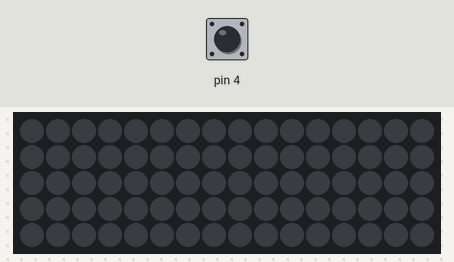
The sketch below on a simulated Arduino Uno, built with avr-gcc and run on an emulated ATmega328P. Shown: 16×5 RGB LED matrix (first LED top left, wired row by row). Inputs (shaded band) come from the test bench; at power-on: pin 4 LOW. Dim RGB values are drawn brighter than linear; random numbers use the default seed unless the sketch sets one.

Above: at 1.2 s.
1.3 s: pin 4 driven HIGH
At 1.49 s:
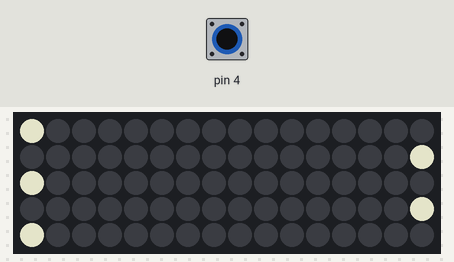
3.7 s: pin 4 driven LOW
At 3.85 s:
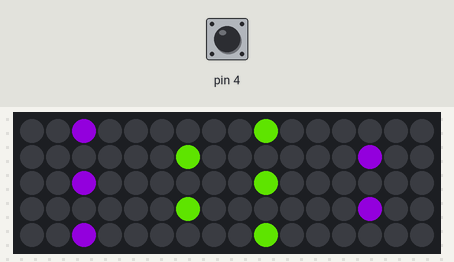
5.2 s: pin 4 driven HIGH
At 5.83 s:
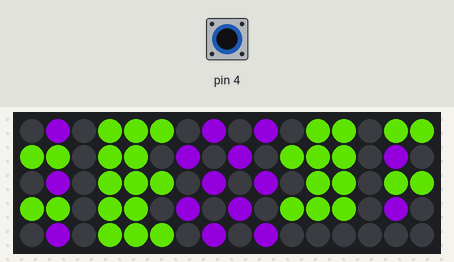
7.1 s: pin 4 pulsed LOW 2 times (0.12 s each, 0.3 s apart)
At 7.56 s:
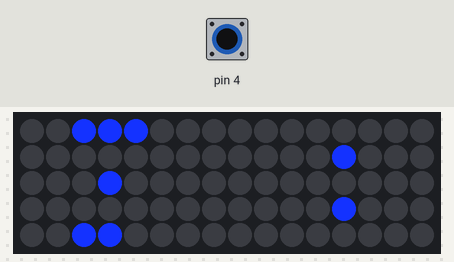
9.2 s: pin 4 pulsed LOW 5 times (0.12 s each, 0.3 s apart)
At 9.78 s:
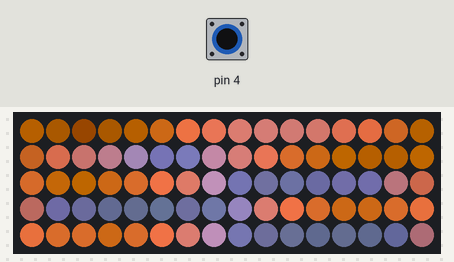

The sketch:

LED_Stripe_C.ino
```cpp
#include "FastLED.h"
#define NUM_LEDS 80
#define DATA_PIN 6
CRGB leds[NUM_LEDS];
int chosenSlots[NUM_LEDS + 1];
const uint8_t kMatrixWidth  = 16;
const uint8_t kMatrixHeight = 5;
const bool    kMatrixSerpentineLayout = false;
#define MAX_DIMENSION ((kMatrixWidth>kMatrixHeight) ? kMatrixWidth : kMatrixHeight)
static uint16_t x;
static uint16_t y;
static uint16_t z;
uint16_t speed = 1;
uint16_t scale = 16;
uint8_t noise[MAX_DIMENSION][MAX_DIMENSION];

CRGBPalette16 currentPalette( PartyColors_p );
uint8_t       colorLoop = 1;

int eightOrder[] = {0, 1, 2, 16, 18, 32, 33, 34, 48, 50, 64, 65, 66};
int eightMaxIndex = sizeof(eightOrder) / sizeof(eightOrder[0]);
int oneOrder[] = {0, 1, 2, 17, 33, 49, 64, 65};
int oneMaxIndex = sizeof(oneOrder) / sizeof(oneOrder[0]);
int twoOrder[] = {0, 1, 2, 16, 32, 33, 34, 50, 66, 65, 64};
int twoMaxIndex = sizeof(twoOrder) / sizeof(twoOrder[0]);
int threeOrder[] = {0, 1, 2, 18, 32, 33, 34, 50, 64, 65, 66};
int threeMaxIndex = sizeof(threeOrder) / sizeof(threeOrder[0]);
int fourOrder[] = {2, 18, 32, 33, 34, 48, 50, 64, 66};
int fourMaxIndex = sizeof(fourOrder) / sizeof(fourOrder[0]);
int fiveOrder[] = {0, 1, 2, 18, 32, 33, 34, 48, 64, 65, 66};
int fiveMaxIndex = sizeof(fiveOrder) / sizeof(fiveOrder[0]);
int sixOrder[] = {0, 1, 2, 16, 18, 32, 33, 34, 48, 64, 65, 66};
int sixMaxIndex = sizeof(sixOrder) / sizeof(sixOrder[0]);
int sevenOrder[] = {2, 18, 34, 50, 64, 65, 66};
int sevenMaxIndex = sizeof(sevenOrder) / sizeof(sevenOrder[0]);
int nineOrder[] = {0, 1, 2, 18, 32, 33, 34, 48, 50, 64, 65, 66};
int nineMaxIndex = sizeof(nineOrder) / sizeof(nineOrder[0]);
int zeroOrder[] = {0, 1, 2, 16, 18, 32, 34, 48, 50, 64, 65, 66};
int zeroMaxIndex = sizeof(zeroOrder) / sizeof(zeroOrder[0]);

int countN;

int buttonPushCounter = 0;
int buttonState = 0;
int lastButtonState = 0;

CHSV colorP[] = {CHSV(0, 150, 100), CHSV(20, 255, 15), CHSV(50, 150, 50), CHSV(120, 150, 50), CHSV(140, 200, 50),
                 CHSV(200, 150, 50), CHSV(220, 150, 50)
                }; // add as many as you like - nothing should break!
// color palette not used in this demo!

int maxIndex = sizeof(colorP) / sizeof(colorP[0]);

void setup() {
  FastLED.addLeds<NEOPIXEL, DATA_PIN>(leds, NUM_LEDS);
  pinMode(4, INPUT);
  fillUpArray();
  x = random16();
  y = random16();
  z = random16();
  SetupRandomPalette();
}


void fillUpArray() {
  for (int i = 0; i < 74; i++) {
    chosenSlots[i] = i; // fill up the array with index numbers
  }
}

void fillnoise8() {
  // If we're runing at a low "speed", some 8-bit artifacts become visible
  // from frame-to-frame.  In order to reduce this, we can do some fast data-smoothing.
  // The amount of data smoothing we're doing depends on "speed".
  uint8_t dataSmoothing = 1;
  if ( speed < 50) {
    dataSmoothing = 200 - (speed * 4);
  }

  for (int i = 0; i < MAX_DIMENSION; i++) {
    int ioffset = scale * i;
    for (int j = 0; j < MAX_DIMENSION; j++) {
      int joffset = scale * j;

      uint8_t data = inoise8(x + ioffset, y + joffset, z);

      // The range of the inoise8 function is roughly 16-238.
      // These two operations expand those values out to roughly 0..255
      // You can comment them out if you want the raw noise data.
      data = qsub8(data, 16);
      data = qadd8(data, scale8(data, 39));

      if ( dataSmoothing ) {
        uint8_t olddata = noise[i][j];
        uint8_t newdata = scale8( olddata, dataSmoothing) + scale8( data, 256 - dataSmoothing);
        data = newdata;
      }

      noise[i][j] = data;
    }
  }

  z += speed;

  // apply slow drift to X and Y, just for visual variation.
  x += speed / 16;
  y -= speed / 32;
}

void mapNoiseToLEDsUsingPalette()
{
  static uint8_t ihue = 0;

  for (int i = 0; i < kMatrixWidth; i++) {
    for (int j = 0; j < kMatrixHeight; j++) {
      // We use the value at the (i,j) coordinate in the noise
      // array for our brightness, and the flipped value from (j,i)
      // for our pixel's index into the color palette.

      uint8_t index = noise[j][i];
      uint8_t bri =   noise[i][j];

      // if this palette is a 'loop', add a slowly-changing base value
      if ( colorLoop) {
        index += ihue;
      }

      // brighten up, as the color palette itself often contains the
      // light/dark dynamic range desired
      if ( bri > 127 ) {
        bri = 255;
      } else {
        bri = dim8_raw( bri * 2);
      }

      CRGB color = ColorFromPalette( currentPalette, index, bri);
      leds[XY(i, j)] = color;
    }
  }

  ihue += 1;
}

void loop() {

  buttonState = digitalRead(4);

  if (buttonState != lastButtonState) {
    if (buttonState == HIGH) {
      buttonPushCounter++;
      if (buttonPushCounter > 5) {
        buttonPushCounter = 0;
      }
    }
  } else {

    if (buttonPushCounter == 2) {

      static float offset1;
      static float offset2;

      offset1 = offset1 + 0.05; // note that these are floats

      FastLED.clear();  // set them all to black before beginning

      for (int i = 0; i < 74; i++) {

        if ((i + (int)offset1) % 16 == 0 ) {   // note cast back to int
          leds[i] = CRGB(70, 170, 0);
        }

        if ((i + (int)offset1) % 16 == 2 ) {  // note cast back to int
          leds[i] += CRGB(100, 0, 150);
        }

        if ((i + (int)offset1) % 16 == 4 ) {  // note cast back to int
          leds[i] += CRGB(70, 170, 0);
        }

        if ((i + (int)offset1) % 16 == 5 ) {  // note cast back to int
          leds[i] += CRGB(70, 170, 0);
        }

        if ((i + (int)offset1) % 16 == 6 ) {  // note cast back to int
          leds[i] += CRGB(70, 170, 0);
        }

        if ((i + (int)offset1) % 16 == 8 ) {  // note cast back to int
          leds[i] += CRGB(100, 0, 150);
        }

        if ((i + (int)offset1) % 16 == 10 ) {  // note cast back to int
          leds[i] += CRGB(100, 0, 150);
        }

        if ((i + (int)offset1) % 16 == 12 ) {  // note cast back to int
          leds[i] += CRGB(70, 170, 0);
        }

        if ((i + (int)offset1) % 16 == 13 ) {  // note cast back to int
          leds[i] += CRGB(70, 170, 0);
        }

        if ((i + (int)offset1) % 16 == 15 ) {  // note cast back to int
          leds[i] += CRGB(70, 170, 0);
        }
      }
    }

    if (buttonPushCounter == 1) {

      static float offset3;
      static float offset4;

      offset3 = offset3 + 0.25; // note that these are floats
      offset4 = offset4 - 0.6;  // we will need to cast them back to
      //                        // ints before using modulo operator

      FastLED.clear();  // set them all to black before beginning

      for (int i = 0; i < 74; i++) {

        if ((i + (int)offset3) % 16 == 0 ) {   // note cast back to int
          leds[i] = CRGB(100, 0, 150);
        }

        if ((i + (int)offset4) % 16 == 0 ) {  // note cast back to int
          leds[i] += CRGB(70, 170, 0);
        }
      }
    }

    if (buttonPushCounter == 3) {
      static float offset5;

      offset5 = offset5 + 0.25; // note that these are floats


      if (offset5 > 13) {
        offset5 = 0;
        countN = countN + 1;
        if (countN > 9) {
          countN = 0;
        }
      }


      FastLED.clear();

      if (countN == 0) {
        for (int i = 0; i <= 74; i++) {
          for (int l = 0; l < oneMaxIndex; l++) {
            int k = oneOrder[l];
            if ((i - (int)offset5) % 74 == k ) {   // note cast back to int
              leds[i] = CRGB(20, 50, 255);
            }
          }
        }
      }

      if (countN == 1) {
        for (int i = 0; i <= 74; i++) {
          for (int l = 0; l < twoMaxIndex; l++) {
            int k = twoOrder[l];
            if ((i - (int)offset5) % 74 == k ) {   // note cast back to int
              leds[i] = CRGB(50, 100, 200);
            }
          }
        }
      }

      if (countN == 2) {
        for (int i = 0; i <= 74; i++) {
          for (int l = 0; l < threeMaxIndex; l++) {
            int k = threeOrder[l];
            if ((i - (int)offset5) % 74 == k ) {   // note cast back to int
              leds[i] = CRGB(70, 150, 150);
            }
          }
        }
      }

      if (countN == 3) {
        for (int i = 0; i <= 74; i++) {
          for (int l = 0; l < fourMaxIndex; l++) {
            int k = fourOrder[l];
            if ((i - (int)offset5) % 74 == k ) {   // note cast back to int
              leds[i] = CRGB(50, 150, 50);
            }
          }
        }
      }

      if (countN == 4) {
        for (int i = 0; i <= 74; i++) {
          for (int l = 0; l < fiveMaxIndex; l++) {
            int k = fiveOrder[l];
            if ((i - (int)offset5) % 74 == k ) {   // note cast back to int
              leds[i] = CRGB(100, 200, 20);
            }
          }
        }
      }

      if (countN == 5) {
        for (int i = 0; i <= 74; i++) {
          for (int l = 0; l < sixMaxIndex; l++) {
            int k = sixOrder[l];
            if ((i - (int)offset5) % 74 == k ) {   // note cast back to int
              leds[i] = CRGB(150, 255, 20);
            }
          }
        }
      }

      if (countN == 6) {
        for (int i = 0; i <= 74; i++) {
          for (int l = 0; l < sevenMaxIndex; l++) {
            int k = sevenOrder[l];
            if ((i - (int)offset5) % 74 == k ) {   // note cast back to int
              leds[i] = CRGB(150, 100, 20);
            }
          }
        }
      }

      if (countN == 7) {
        for (int i = 0; i <= 74; i++) {
          for (int l = 0; l < eightMaxIndex; l++) {
            int k = eightOrder[l];
            if ((i - (int)offset5) % 74 == k ) {   // note cast back to int
              leds[i] = CRGB(200, 100, 20);
            }
          }
        }
      }

      if (countN == 8) {
        for (int i = 0; i <= 74; i++) {
          for (int l = 0; l < nineMaxIndex; l++) {
            int k = nineOrder[l];
            if ((i - (int)offset5) % 74 == k ) {   // note cast back to int
              leds[i] = CRGB(255, 120, 50);
            }
          }
        }
      }

      if (countN == 9) {
        for (int i = 0; i <= 74; i++) {
          for (int l = 0; l < zeroMaxIndex; l++) {
            int k = zeroOrder[l];
            if ((i - (int)offset5) % 74 == k ) {   // note cast back to int
              leds[i] = CRGB(255, 150, 150);
            }
          }
        }
      }
    }
  }

  if (buttonPushCounter == 4) {
    static int pixIndex = NUM_LEDS;   // index for pixels
    static int arrayIndex = 0; // index for the color array
    static CHSV color = CHSV(0, 200, 150);

    int randNo = random(pixIndex); // choose a random pixel from array
    int randPix = chosenSlots[randNo]; // get its value

    leds[randPix] = color;
    color.hue = color.hue + (random(17) - 8); // random walk
    color.sat = color.sat + (random(7) - 3); // random walk
    color.value = color.value + (random(11) - 5);
    FastLED.show();
    delay(1);

    --pixIndex;
    chosenSlots[randNo] = chosenSlots[pixIndex];

    if (pixIndex == 0) {    // if all done - start over
      fillUpArray();        // reset array
      pixIndex = NUM_LEDS;  // reset pixIndex
      FastLED.show();
    }
  }

  if (buttonPushCounter == 5) {
    ChangePaletteAndSettingsPeriodically();
    fillnoise8();
    mapNoiseToLEDsUsingPalette();
  }


  FastLED.show();
  delay(15);
  // controls the speed

  lastButtonState = buttonState;
}

#define HOLD_PALETTES_X_TIMES_AS_LONG 1

void ChangePaletteAndSettingsPeriodically()
{
  return;

  uint8_t secondHand = ((millis() / 1000) / HOLD_PALETTES_X_TIMES_AS_LONG) % 60;
  static uint8_t lastSecond = 99;

  if ( lastSecond != secondHand) {
    lastSecond = secondHand;
    if ( secondHand ==  0)  {
      currentPalette = RainbowColors_p;
      speed = 20;
      scale = 30;
      colorLoop = 1;
    }
    if ( secondHand ==  5)  {
      SetupPurpleAndGreenPalette();
      speed = 10;
      scale = 50;
      colorLoop = 1;
    }
    if ( secondHand == 10)  {
      SetupBlackAndWhiteStripedPalette();
      speed = 20;
      scale = 30;
      colorLoop = 1;
    }
    if ( secondHand == 15)  {
      currentPalette = ForestColors_p;
      speed =  8;
      scale = 120;
      colorLoop = 0;
    }
    if ( secondHand == 20)  {
      currentPalette = CloudColors_p;
      speed =  4;
      scale = 30;
      colorLoop = 0;
    }
    if ( secondHand == 25)  {
      currentPalette = LavaColors_p;
      speed =  8;
      scale = 50;
      colorLoop = 0;
    }
    if ( secondHand == 30)  {
      currentPalette = OceanColors_p;
      speed = 20;
      scale = 90;
      colorLoop = 0;
    }
    if ( secondHand == 35)  {
      currentPalette = PartyColors_p;
      speed = 20;
      scale = 30;
      colorLoop = 1;
    }
    if ( secondHand == 40)  {
      SetupRandomPalette();
      speed = 20;
      scale = 20;
      colorLoop = 1;
    }
    if ( secondHand == 45)  {
      SetupRandomPalette();
      speed = 50;
      scale = 50;
      colorLoop = 1;
    }
    if ( secondHand == 50)  {
      SetupRandomPalette();
      speed = 90;
      scale = 90;
      colorLoop = 1;
    }
    if ( secondHand == 55)  {
      currentPalette = RainbowStripeColors_p;
      speed = 30;
      scale = 20;
      colorLoop = 1;
    }
  }
}

// This function generates a random palette that's a gradient
// between four different colors.  The first is a dim hue, the second is
// a bright hue, the third is a bright pastel, and the last is
// another bright hue.  This gives some visual bright/dark variation
// which is more interesting than just a gradient of different hues.
void SetupRandomPalette()
{
  currentPalette = CRGBPalette16(
                     CHSV( random8(), 200, 32),
                     CHSV( random8(), 255, 180),
                     CHSV( random8(), 128, 255),
                     CHSV( random8(), 50, 150),
                     CHSV( random8(), 200, 32),
                     CHSV( random8(), 255, 180),
                     CHSV( random8(), 128, 255),
                     CHSV( random8(), 50, 150),
                     CHSV( random8(), 200, 32),
                     CHSV( random8(), 255, 180),
                     CHSV( random8(), 128, 255),
                     CHSV( random8(), 50, 150),
                     CHSV( random8(), 200, 32),
                     CHSV( random8(), 255, 180),
                     CHSV( random8(), 128, 255),
                     CHSV( random8(), 50, 150));
}

// This function sets up a palette of black and white stripes,
// using code.  Since the palette is effectively an array of
// sixteen CRGB colors, the various fill_* functions can be used
// to set them up.
void SetupBlackAndWhiteStripedPalette()
{
  // 'black out' all 16 palette entries...
  fill_solid( currentPalette, 16, CRGB::Black);
  // and set every fourth one to white.
  currentPalette[0] = CRGB::White;
  currentPalette[4] = CRGB::White;
  currentPalette[8] = CRGB::White;
  currentPalette[12] = CRGB::White;

}

// This function sets up a palette of purple and green stripes.
void SetupPurpleAndGreenPalette()
{
  CRGB purple = CHSV( HUE_PURPLE, 255, 255);
  CRGB green  = CHSV( HUE_GREEN, 255, 255);
  CRGB black  = CRGB::Black;

  currentPalette = CRGBPalette16(
                     green,  green,  black,  black,
                     purple, purple, black,  black,
                     green,  green,  black,  black,
                     purple, purple, black,  black );
}


//
// Mark's xy coordinate mapping code.  See the XYMatrix for more information on it.
//
uint16_t XY( uint8_t x, uint8_t y)
{
  uint16_t i;
  if ( kMatrixSerpentineLayout == false) {
    i = (y * kMatrixWidth) + x;
  }
  if ( kMatrixSerpentineLayout == true) {
    if ( y & 0x01) {
      // Odd rows run backwards
      uint8_t reverseX = (kMatrixWidth - 1) - x;
      i = (y * kMatrixWidth) + reverseX;
    } else {
      // Even rows run forwards
      i = (y * kMatrixWidth) + x;
    }
  }
  return i;
}
```

Measured:
- after the input at 1.3 s, the LEDs: change at once (image 1)
- what the display in image 3 shows lasts 0.4 s, from 5.6 s to 6.0 s
